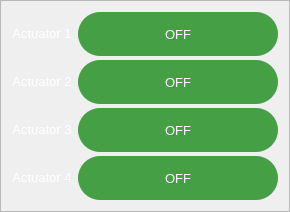
             <widget class="QFrame" name="cpanel_frame_actuators">
              <property name="styleSheet">
               <string notr="true">QFrame#cpanel_frame_actuators {
background-color: rgba(34,34,34,255);
border-radius: 20px;
}
QPushButton {
background-color: rgba(69,159,69,255);
border-radius: 22px;
color: rgb(255, 255, 255);
font-size: 13px;
width: 200px;
height: 44px;
}
QPushButton:hover{
background-color: rgba(69,159,69,200);
}
QPushButton:pressed{
background-color: rgba(69,159,69,128);
}
QLabel{
color: White;
font-size: 13px;
}</string>
              </property>
              <property name="frameShape">
               <enum>QFrame::StyledPanel</enum>
              </property>
              <property name="frameShadow">
               <enum>QFrame::Raised</enum>
              </property>
              <layout class="QVBoxLayout" name="verticalLayout_20">
               <property name="bottomMargin">
                <number>11</number>
               </property>
               <item>
                <layout class="QGridLayout" name="cpanel_gridLayout">
                 <property name="verticalSpacing">
                  <number>4</number>
                 </property>
                 <item row="0" column="0">
                  <widget class="QLabel" name="cpanel_label_actuator_1">
                   <property name="sizePolicy">
                    <sizepolicy hsizetype="Minimum" vsizetype="Fixed">
                     <horstretch>0</horstretch>
                     <verstretch>0</verstretch>
                    </sizepolicy>
                   </property>
                   <property name="styleSheet">
                    <string notr="true"/>
                   </property>
                   <property name="text">
                    <string>Actuator 1</string>
                   </property>
                   <property name="alignment">
                    <set>Qt::AlignBottom|Qt::AlignHCenter</set>
                   </property>
                  </widget>
                 </item>
                 <item row="1" column="0">
                  <widget class="QLabel" name="cpanel_label_actuator_2">
                   <property name="sizePolicy">
                    <sizepolicy hsizetype="Ignored" vsizetype="Fixed">
                     <horstretch>0</horstretch>
                     <verstretch>0</verstretch>
                    </sizepolicy>
                   </property>
                   <property name="styleSheet">
                    <string notr="true"/>
                   </property>
                   <property name="text">
                    <string>Actuator 2</string>
                   </property>
                   <property name="alignment">
                    <set>Qt::AlignBottom|Qt::AlignHCenter</set>
                   </property>
                  </widget>
                 </item>
                 <item row="2" column="0">
                  <widget class="QLabel" name="cpanel_label_actuator_3">
                   <property name="sizePolicy">
                    <sizepolicy hsizetype="Ignored" vsizetype="Fixed">
                     <horstretch>0</horstretch>
                     <verstretch>0</verstretch>
                    </sizepolicy>
                   </property>
                   <property name="styleSheet">
                    <string notr="true"/>
                   </property>
                   <property name="text">
                    <string>Actuator 3</string>
                   </property>
                   <property name="alignment">
                    <set>Qt::AlignBottom|Qt::AlignHCenter</set>
                   </property>
                  </widget>
                 </item>
                 <item row="1" column="1">
                  <widget class="QPushButton" name="cpanel_btn_actuator_2">
                   <property name="text">
                    <string>OFF</string>
                   </property>
                  </widget>
                 </item>
                 <item row="2" column="1">
                  <widget class="QPushButton" name="cpanel_btn_actuator_3">
                   <property name="text">
                    <string>OFF</string>
                   </property>
                  </widget>
                 </item>
                 <item row="0" column="1">
                  <widget class="QPushButton" name="cpanel_btn_actuator_1">
                   <property name="text">
                    <string>OFF</string>
                   </property>
                  </widget>
                 </item>
                 <item row="3" column="0">
                  <widget class="QLabel" name="cpanel_label_actuator_4">
                   <property name="sizePolicy">
                    <sizepolicy hsizetype="Ignored" vsizetype="Fixed">
                     <horstretch>0</horstretch>
                     <verstretch>0</verstretch>
                    </sizepolicy>
                   </property>
                   <property name="styleSheet">
                    <string notr="true"/>
                   </property>
                   <property name="text">
                    <string>Actuator 4</string>
                   </property>
                   <property name="alignment">
                    <set>Qt::AlignBottom|Qt::AlignHCenter</set>
                   </property>
                  </widget>
                 </item>
                 <item row="3" column="1">
                  <widget class="QPushButton" name="cpanel_btn_actuator_4">
                   <property name="sizePolicy">
                    <sizepolicy hsizetype="Minimum" vsizetype="Fixed">
                     <horstretch>0</horstretch>
                     <verstretch>0</verstretch>
                    </sizepolicy>
                   </property>
                   <property name="text">
                    <string>OFF</string>
                   </property>
                  </widget>
                 </item>
                </layout>
               </item>
              </layout>
             </widget>
